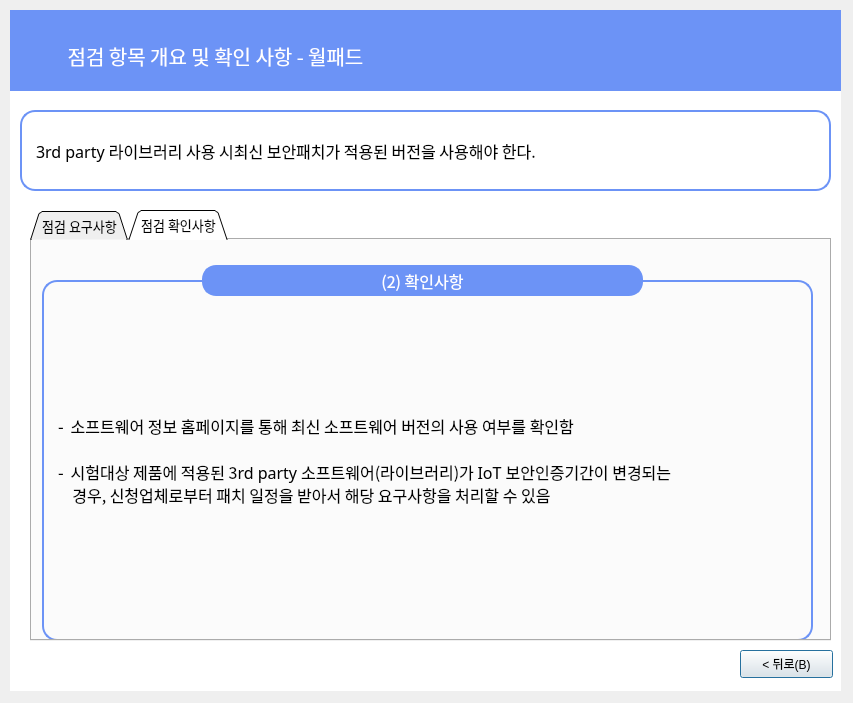
<?xml version="1.0" encoding="UTF-8"?>
<ui version="4.0">
 <class>Dialog</class>
 <widget class="QDialog" name="Dialog">
  <property name="geometry">
   <rect>
    <x>0</x>
    <y>0</y>
    <width>853</width>
    <height>703</height>
   </rect>
  </property>
  <property name="windowTitle">
   <string>Dialog</string>
  </property>
  <widget class="QLabel" name="label_6">
   <property name="geometry">
    <rect>
     <x>10</x>
     <y>10</y>
     <width>831</width>
     <height>681</height>
    </rect>
   </property>
   <property name="font">
    <font>
     <family>Gmarket Sans TTF</family>
     <pointsize>16</pointsize>
     <weight>50</weight>
     <bold>false</bold>
     <kerning>true</kerning>
    </font>
   </property>
   <property name="autoFillBackground">
    <bool>false</bool>
   </property>
   <property name="styleSheet">
    <string notr="true">background-color: rgb(255,255,255);
border-color: rgb(0, 0, 0);</string>
   </property>
   <property name="text">
    <string/>
   </property>
   <property name="scaledContents">
    <bool>false</bool>
   </property>
   <property name="alignment">
    <set>Qt::AlignCenter</set>
   </property>
  </widget>
  <widget class="QLabel" name="label_7">
   <property name="geometry">
    <rect>
     <x>10</x>
     <y>10</y>
     <width>831</width>
     <height>81</height>
    </rect>
   </property>
   <property name="font">
    <font>
     <family>Gmarket Sans TTF</family>
     <pointsize>11</pointsize>
     <weight>50</weight>
     <bold>false</bold>
     <kerning>true</kerning>
    </font>
   </property>
   <property name="autoFillBackground">
    <bool>false</bool>
   </property>
   <property name="styleSheet">
    <string notr="true">background-color: rgb(108, 147, 246);
border-color: rgb(0, 0, 0);</string>
   </property>
   <property name="text">
    <string/>
   </property>
   <property name="scaledContents">
    <bool>false</bool>
   </property>
  </widget>
  <widget class="QLabel" name="label_8">
   <property name="geometry">
    <rect>
     <x>10</x>
     <y>30</y>
     <width>411</width>
     <height>51</height>
    </rect>
   </property>
   <property name="font">
    <font>
     <family>AppleSDGothicNeoM00</family>
     <pointsize>15</pointsize>
    </font>
   </property>
   <property name="styleSheet">
    <string notr="true">color : rgb(255, 255, 255)</string>
   </property>
   <property name="text">
    <string>점검 항목 개요 및 확인 사항 - 월패드</string>
   </property>
   <property name="alignment">
    <set>Qt::AlignCenter</set>
   </property>
  </widget>
  <widget class="QLabel" name="label_9">
   <property name="geometry">
    <rect>
     <x>20</x>
     <y>110</y>
     <width>811</width>
     <height>81</height>
    </rect>
   </property>
   <property name="font">
    <font>
     <family>AppleSDGothicNeoM00</family>
     <pointsize>12</pointsize>
     <weight>50</weight>
     <bold>false</bold>
     <kerning>true</kerning>
    </font>
   </property>
   <property name="autoFillBackground">
    <bool>false</bool>
   </property>
   <property name="styleSheet">
    <string notr="true">background-color : rgb(255, 255, 255);
padding-left:10px;
border: 2px solid rgb(108, 147, 246);
border-radius:15px</string>
   </property>
   <property name="text">
    <string>3rd party 라이브러리 사용 시최신 보안패치가 적용된 버전을 사용해야 한다.</string>
   </property>
   <property name="scaledContents">
    <bool>false</bool>
   </property>
  </widget>
  <widget class="QPushButton" name="pushButton_4">
   <property name="geometry">
    <rect>
     <x>740</x>
     <y>650</y>
     <width>93</width>
     <height>28</height>
    </rect>
   </property>
   <property name="text">
    <string>&lt; 뒤로(B)</string>
   </property>
  </widget>
  <widget class="QTabWidget" name="tabWidget">
   <property name="geometry">
    <rect>
     <x>30</x>
     <y>210</y>
     <width>801</width>
     <height>431</height>
    </rect>
   </property>
   <property name="font">
    <font>
     <family>AppleSDGothicNeoM00</family>
     <pointsize>10</pointsize>
    </font>
   </property>
   <property name="contextMenuPolicy">
    <enum>Qt::DefaultContextMenu</enum>
   </property>
   <property name="styleSheet">
    <string notr="true"/>
   </property>
   <property name="tabShape">
    <enum>QTabWidget::Triangular</enum>
   </property>
   <property name="currentIndex">
    <number>1</number>
   </property>
   <property name="elideMode">
    <enum>Qt::ElideNone</enum>
   </property>
   <property name="tabBarAutoHide">
    <bool>false</bool>
   </property>
   <widget class="QWidget" name="tab">
    <attribute name="title">
     <string>점검 요구사항</string>
    </attribute>
    <widget class="QLabel" name="label_21">
     <property name="geometry">
      <rect>
       <x>10</x>
       <y>40</y>
       <width>771</width>
       <height>361</height>
      </rect>
     </property>
     <property name="font">
      <font>
       <family>AppleSDGothicNeoM00</family>
       <pointsize>12</pointsize>
      </font>
     </property>
     <property name="styleSheet">
      <string notr="true">

border: 2px solid rgb(108, 147, 246);
border-radius:15px;
padding-left:10px</string>
     </property>
     <property name="text">
      <string>- ‌ 개발 시 사용되는 3rd party 라이브러리 및 모듈은 알려진 취약점이나 결함이 존재하지 않는
    최신 버전을 사용하여야 함

- ‌ 3rd Party 소프트웨어는 최신 보안패치가 적용된 버전을 사용하여야 하며, 사용자(관리자)
    매뉴얼에 안전한 운영환경을 제공해야 함</string>
     </property>
    </widget>
    <widget class="QLabel" name="label_3">
     <property name="geometry">
      <rect>
       <x>160</x>
       <y>0</y>
       <width>461</width>
       <height>81</height>
      </rect>
     </property>
     <property name="font">
      <font>
       <family>AppleSDGothicNeoM00</family>
       <pointsize>12</pointsize>
      </font>
     </property>
     <property name="styleSheet">
      <string notr="true">background-color : rgb(108, 147, 246);
color : rgb(255, 255, 255);
border: 2px solid rgb(108, 147, 246);
margin-left:10px;
margin-right:10px;
margin-top:25px;
margin-bottom:25px;
border-radius:14px
</string>
     </property>
     <property name="text">
      <string>(1) 요구사항</string>
     </property>
     <property name="alignment">
      <set>Qt::AlignCenter</set>
     </property>
    </widget>
   </widget>
   <widget class="QWidget" name="tab_2">
    <attribute name="title">
     <string>점검 확인사항</string>
    </attribute>
    <widget class="QLabel" name="label_22">
     <property name="geometry">
      <rect>
       <x>10</x>
       <y>40</y>
       <width>771</width>
       <height>361</height>
      </rect>
     </property>
     <property name="font">
      <font>
       <family>AppleSDGothicNeoM00</family>
       <pointsize>12</pointsize>
      </font>
     </property>
     <property name="styleSheet">
      <string notr="true">

border: 2px solid rgb(108, 147, 246);
border-radius:15px;
padding-left:10px</string>
     </property>
     <property name="text">
      <string>- ‌ 소프트웨어 정보 홈페이지를 통해 최신 소프트웨어 버전의 사용 여부를 확인함

- ‌ 시험대상 제품에 적용된 3rd party 소프트웨어(라이브러리)가 IoT 보안인증기간이 변경되는
    경우, 신청업체로부터 패치 일정을 받아서 해당 요구사항을 처리할 수 있음</string>
     </property>
    </widget>
    <widget class="QLabel" name="label_4">
     <property name="geometry">
      <rect>
       <x>160</x>
       <y>0</y>
       <width>461</width>
       <height>81</height>
      </rect>
     </property>
     <property name="font">
      <font>
       <family>AppleSDGothicNeoM00</family>
       <pointsize>12</pointsize>
      </font>
     </property>
     <property name="styleSheet">
      <string notr="true">background-color : rgb(108, 147, 246);
color : rgb(255, 255, 255);
border: 2px solid rgb(108, 147, 246);
margin-left:10px;
margin-right:10px;
margin-top:25px;
margin-bottom:25px;
border-radius:14px
</string>
     </property>
     <property name="text">
      <string>(2) 확인사항</string>
     </property>
     <property name="alignment">
      <set>Qt::AlignCenter</set>
     </property>
    </widget>
   </widget>
  </widget>
 </widget>
 <resources/>
 <connections/>
</ui>
